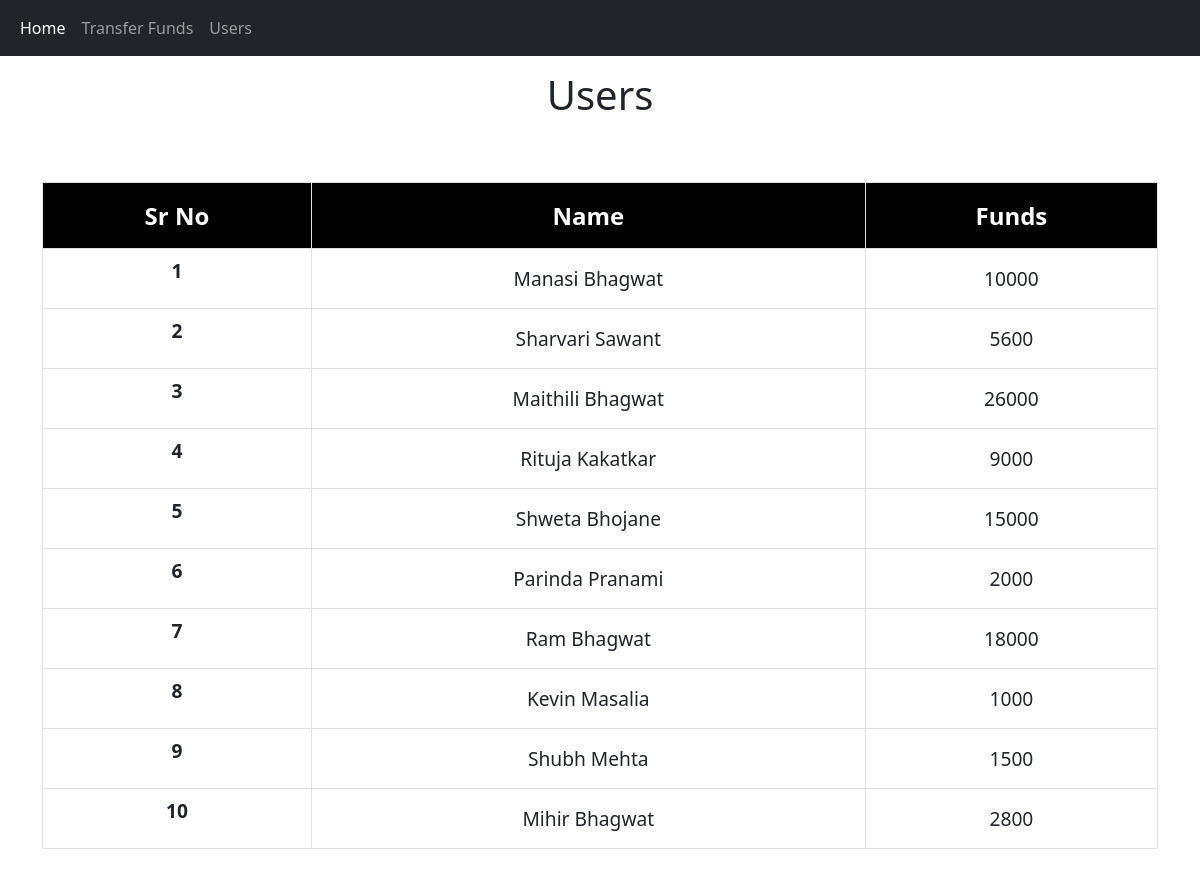
The app's page /userList/, older data.
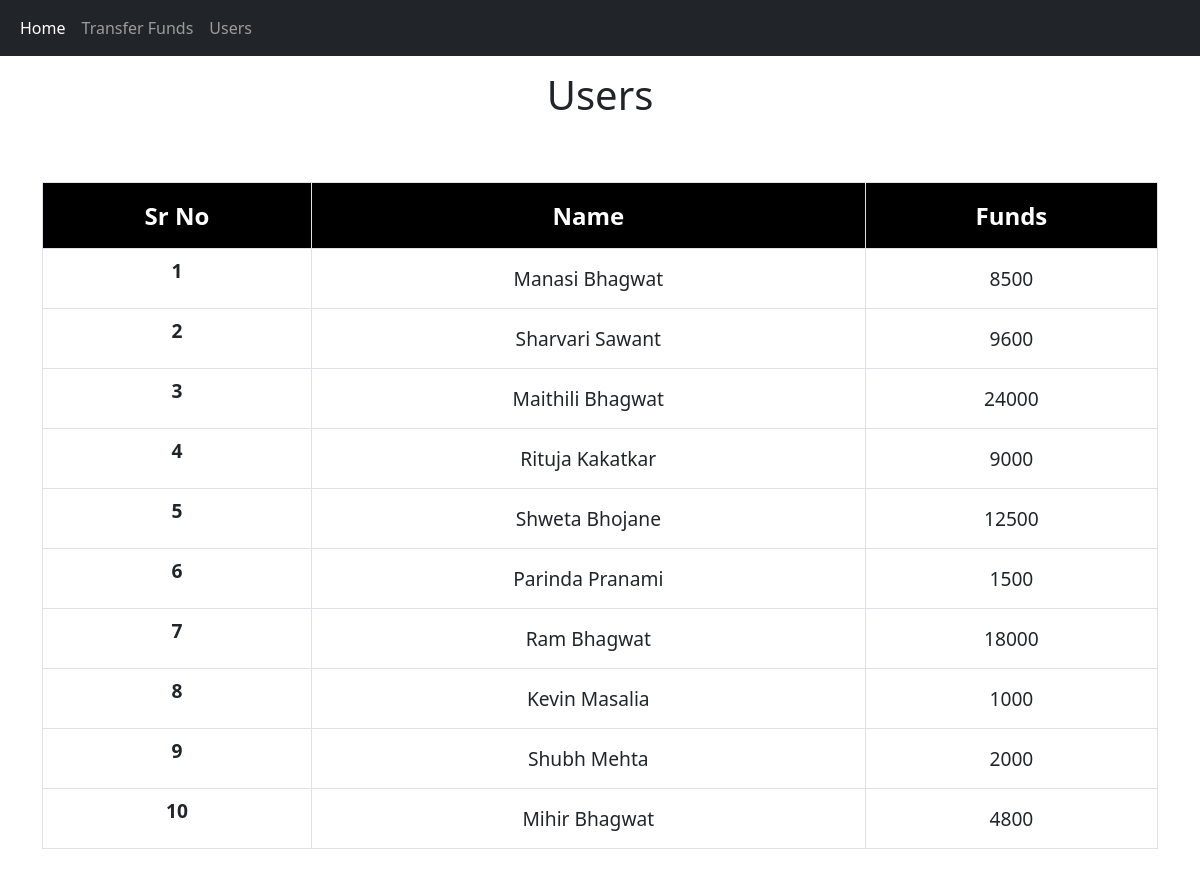
The same page, newer data.
### bank/models.py (models this page shows)
class Transfer(models.Model):
    name = models.CharField(max_length=300)
    funds = models.IntegerField(default=0)

### bank/views.py (the view)
# urls.py: url(r'^userList/', views.userList, name='userList'),
def userList(request):
    users = Transfer.objects.all()
    return render(request, 'userList.html', {"user": users})

### templates/userList.html
{%extends 'base.html' %}
{%block content%}
<body>
<h1 class="titles">Users</h1>
<div class="container">
<table class="table table-bordered my-5" style="text-align:center;">
<thead style="background-color:#000; color:#fff; font-size:150%;" >
    <th class='py-3' scope="row">Sr No</th>
    <th class='py-3'>Name</th>
    <th class='py-3'>Funds</th>
</thead>
<tbody style="font-size:120%;">
    {%for user in user%}
    <tr>
    <th scope="row">{{user.id}}</th>
        <td class="py-3">{{user.name}}</td>
        <td class="py-3">{{user.funds}}</td>
    </tr>
    {% endfor %}
</tbody>
</table>
</div>
</body>
{%endblock%}

Row changes from the older to the newer data that the page shows:
changed Transfer "Manasi Bhagwat": funds "10000" → "8500"
changed Transfer "Sharvari Sawant": funds "5600" → "9600"
changed Transfer "Maithili Bhagwat": funds "26000" → "24000"
changed Transfer "Shweta Bhojane": funds "15000" → "12500"
changed Transfer "Parinda Pranami": funds "2000" → "1500"
changed Transfer "Shubh Mehta": funds "1500" → "2000"
changed Transfer "Mihir Bhagwat": funds "2800" → "4800"
